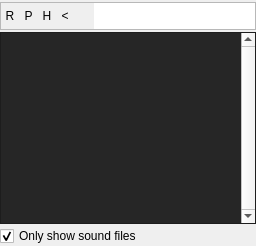
               <widget class="QWidget" name="tab_filesystem">
                <attribute name="title">
                 <string>Filesystem</string>
                </attribute>
                <layout class="QGridLayout" name="gridLayout_26">
                 <property name="leftMargin">
                  <number>0</number>
                 </property>
                 <property name="topMargin">
                  <number>2</number>
                 </property>
                 <property name="rightMargin">
                  <number>0</number>
                 </property>
                 <property name="bottomMargin">
                  <number>0</number>
                 </property>
                 <property name="spacing">
                  <number>2</number>
                 </property>
                 <item row="0" column="0">
                  <widget class="QFrame" name="frame_24">
                   <property name="minimumSize">
                    <size>
                     <width>0</width>
                     <height>28</height>
                    </size>
                   </property>
                   <property name="maximumSize">
                    <size>
                     <width>16777215</width>
                     <height>28</height>
                    </size>
                   </property>
                   <property name="styleSheet">
                    <string notr="true"/>
                   </property>
                   <property name="frameShape">
                    <enum>QFrame::StyledPanel</enum>
                   </property>
                   <property name="frameShadow">
                    <enum>QFrame::Raised</enum>
                   </property>
                   <property name="buttonFrame" stdset="0">
                    <bool>true</bool>
                   </property>
                   <layout class="QHBoxLayout" name="horizontalLayout_15">
                    <property name="spacing">
                     <number>1</number>
                    </property>
                    <property name="leftMargin">
                     <number>0</number>
                    </property>
                    <property name="topMargin">
                     <number>0</number>
                    </property>
                    <property name="rightMargin">
                     <number>0</number>
                    </property>
                    <property name="bottomMargin">
                     <number>0</number>
                    </property>
                    <item>
                     <widget class="QToolButton" name="toolButton_filesystem_refresh">
                      <property name="sizePolicy">
                       <sizepolicy hsizetype="Fixed" vsizetype="Minimum">
                        <horstretch>0</horstretch>
                        <verstretch>0</verstretch>
                       </sizepolicy>
                      </property>
                      <property name="minimumSize">
                       <size>
                        <width>0</width>
                        <height>0</height>
                       </size>
                      </property>
                      <property name="maximumSize">
                       <size>
                        <width>16777215</width>
                        <height>16777215</height>
                       </size>
                      </property>
                      <property name="toolTip">
                       <string>Refresh</string>
                      </property>
                      <property name="styleSheet">
                       <string notr="true">border-top-right-radius: 0;
border-bottom-right-radius: 0;
</string>
                      </property>
                      <property name="text">
                       <string>R</string>
                      </property>
                      <property name="icon">
                       <iconset resource="../images.qrc">
                        <normaloff>:/icons/refresh.png</normaloff>:/icons/refresh.png</iconset>
                      </property>
                     </widget>
                    </item>
                    <item>
                     <widget class="QToolButton" name="toolButton_filesystem_projectDir">
                      <property name="sizePolicy">
                       <sizepolicy hsizetype="Fixed" vsizetype="Minimum">
                        <horstretch>0</horstretch>
                        <verstretch>0</verstretch>
                       </sizepolicy>
                      </property>
                      <property name="minimumSize">
                       <size>
                        <width>0</width>
                        <height>0</height>
                       </size>
                      </property>
                      <property name="maximumSize">
                       <size>
                        <width>16777215</width>
                        <height>16777215</height>
                       </size>
                      </property>
                      <property name="toolTip">
                       <string>Project Directory</string>
                      </property>
                      <property name="styleSheet">
                       <string notr="true">border-top-right-radius: 0;
border-bottom-right-radius: 0;
border-top-left-radius: 0;
border-bottom-left-radius: 0;
</string>
                      </property>
                      <property name="text">
                       <string>P</string>
                      </property>
                      <property name="icon">
                       <iconset resource="../images.qrc">
                        <normaloff>:/icons/place.png</normaloff>:/icons/place.png</iconset>
                      </property>
                     </widget>
                    </item>
                    <item>
                     <widget class="QToolButton" name="toolButton_filesystem_home">
                      <property name="sizePolicy">
                       <sizepolicy hsizetype="Fixed" vsizetype="Minimum">
                        <horstretch>0</horstretch>
                        <verstretch>0</verstretch>
                       </sizepolicy>
                      </property>
                      <property name="minimumSize">
                       <size>
                        <width>0</width>
                        <height>0</height>
                       </size>
                      </property>
                      <property name="maximumSize">
                       <size>
                        <width>16777215</width>
                        <height>16777215</height>
                       </size>
                      </property>
                      <property name="toolTip">
                       <string>Home</string>
                      </property>
                      <property name="styleSheet">
                       <string notr="true">border-top-right-radius: 0;
border-bottom-right-radius: 0;
border-top-left-radius: 0;
border-bottom-left-radius: 0;
</string>
                      </property>
                      <property name="text">
                       <string>H</string>
                      </property>
                      <property name="icon">
                       <iconset resource="../images.qrc">
                        <normaloff>:/icons/person.png</normaloff>:/icons/person.png</iconset>
                      </property>
                     </widget>
                    </item>
                    <item>
                     <widget class="QToolButton" name="toolButton_filesystem_back">
                      <property name="sizePolicy">
                       <sizepolicy hsizetype="Fixed" vsizetype="Minimum">
                        <horstretch>0</horstretch>
                        <verstretch>0</verstretch>
                       </sizepolicy>
                      </property>
                      <property name="minimumSize">
                       <size>
                        <width>0</width>
                        <height>0</height>
                       </size>
                      </property>
                      <property name="maximumSize">
                       <size>
                        <width>16777215</width>
                        <height>16777215</height>
                       </size>
                      </property>
                      <property name="toolTip">
                       <string>Back</string>
                      </property>
                      <property name="styleSheet">
                       <string notr="true">border-top-right-radius: 0;
border-bottom-right-radius: 0;
border-top-left-radius: 0;
border-bottom-left-radius: 0;
</string>
                      </property>
                      <property name="text">
                       <string>&lt;</string>
                      </property>
                      <property name="icon">
                       <iconset resource="../images.qrc">
                        <normaloff>:/icons/back.png</normaloff>:/icons/back.png</iconset>
                      </property>
                     </widget>
                    </item>
                    <item>
                     <widget class="QToolButton" name="toolButton_filesystem_up">
                      <property name="sizePolicy">
                       <sizepolicy hsizetype="Fixed" vsizetype="Minimum">
                        <horstretch>0</horstretch>
                        <verstretch>0</verstretch>
                       </sizepolicy>
                      </property>
                      <property name="minimumSize">
                       <size>
                        <width>0</width>
                        <height>0</height>
                       </size>
                      </property>
                      <property name="maximumSize">
                       <size>
                        <width>16777215</width>
                        <height>16777215</height>
                       </size>
                      </property>
                      <property name="toolTip">
                       <string>Up</string>
                      </property>
                      <property name="styleSheet">
                       <string notr="true">border-top-right-radius: 0;
border-bottom-right-radius: 0;
border-top-left-radius: 0;
border-bottom-left-radius: 0;
</string>
                      </property>
                      <property name="text">
                       <string/>
                      </property>
                      <property name="icon">
                       <iconset resource="../images.qrc">
                        <normaloff>:/icons/up.png</normaloff>:/icons/up.png</iconset>
                      </property>
                     </widget>
                    </item>
                    <item>
                     <widget class="QLineEdit" name="lineEdit_filesystem_path">
                      <property name="sizePolicy">
                       <sizepolicy hsizetype="Expanding" vsizetype="Minimum">
                        <horstretch>0</horstretch>
                        <verstretch>0</verstretch>
                       </sizepolicy>
                      </property>
                      <property name="minimumSize">
                       <size>
                        <width>0</width>
                        <height>0</height>
                       </size>
                      </property>
                      <property name="maximumSize">
                       <size>
                        <width>16777215</width>
                        <height>16777215</height>
                       </size>
                      </property>
                      <property name="toolTip">
                       <string>Path</string>
                      </property>
                      <property name="styleSheet">
                       <string notr="true">border-top-left-radius: 0;
border-bottom-left-radius: 0;</string>
                      </property>
                     </widget>
                    </item>
                   </layout>
                  </widget>
                 </item>
                 <item row="1" column="0">
                  <widget class="QTreeWidget" name="treeWidget_filesystem">
                   <property name="contextMenuPolicy">
                    <enum>Qt::CustomContextMenu</enum>
                   </property>
                   <property name="styleSheet">
                    <string notr="true">QTreeWidget {
background-color: rgb(38, 38, 38);
border-color: rgb(40, 40, 40);
}</string>
                   </property>
                   <property name="verticalScrollBarPolicy">
                    <enum>Qt::ScrollBarAlwaysOn</enum>
                   </property>
                   <property name="horizontalScrollBarPolicy">
                    <enum>Qt::ScrollBarAsNeeded</enum>
                   </property>
                   <property name="autoExpandDelay">
                    <number>-1</number>
                   </property>
                   <property name="indentation">
                    <number>8</number>
                   </property>
                   <property name="wordWrap">
                    <bool>false</bool>
                   </property>
                   <property name="headerHidden">
                    <bool>true</bool>
                   </property>
                   <property name="expandsOnDoubleClick">
                    <bool>false</bool>
                   </property>
                   <attribute name="headerVisible">
                    <bool>false</bool>
                   </attribute>
                   <column>
                    <property name="text">
                     <string>Soundfonts</string>
                    </property>
                   </column>
                  </widget>
                 </item>
                 <item row="2" column="0">
                  <widget class="QCheckBox" name="checkBox_filesystem_ShowOnlySounds">
                   <property name="text">
                    <string>Only show sound files</string>
                   </property>
                   <property name="checked">
                    <bool>true</bool>
                   </property>
                  </widget>
                 </item>
                </layout>
               </widget>
